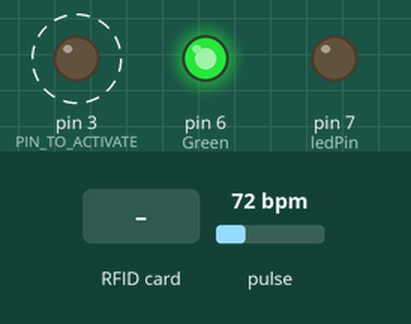
The sketch below on a simulated Arduino Uno, built with avr-gcc and run on an emulated ATmega328P. Parts: output pins drawn as LEDs (lit = HIGH). Dashed ring = blinking. The test bench sets the inputs (shaded band); at power-on: pulse 72 bpm. Pins used as bus, display or sensor lines are not drawn; what the sketch prints to the serial monitor is not drawn.

Above: at 1.2 s.
1.3 s: pulse set to 88 bpm
4.3 s: pulse set to 91 bpm
At 5.4 s:
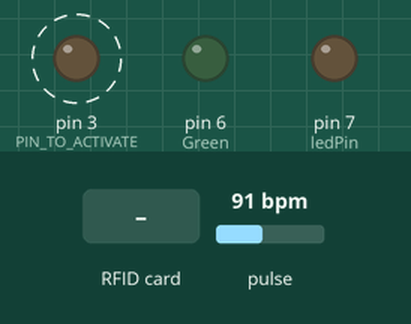
7.3 s: RFID card 5E 7A 19 C4 held to the reader
At 8.0 s:
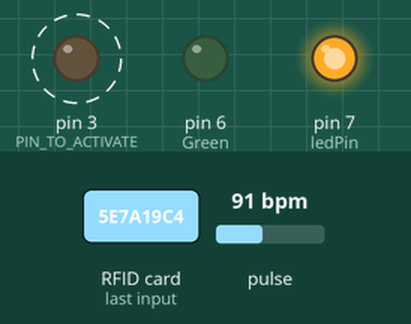
10.3 s: pulse set to 70 bpm
At 11.2 s:
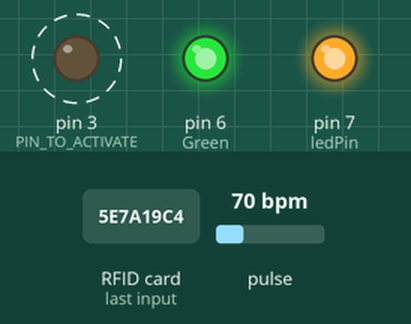
13.3 s: pulse set to 53 bpm
At 15.2 s:
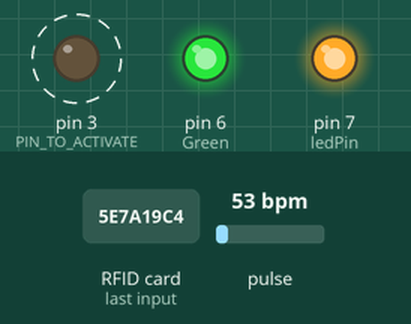
15.8 s: pulse set to 49 bpm
At 17.6 s:
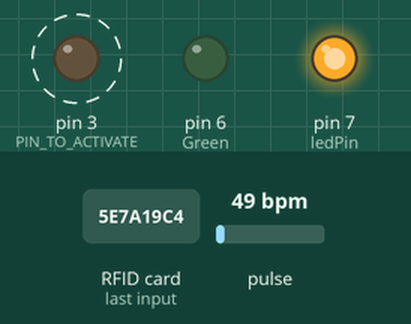
Timing chart, 0 to 19.8 s (numbered marks = the images above; inputs shaded):
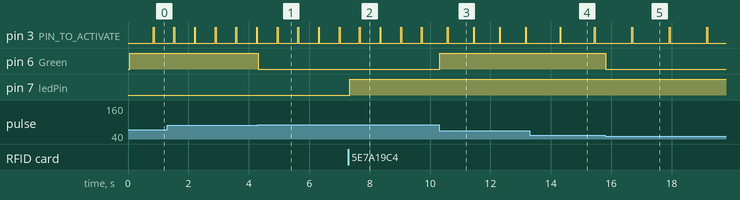

Measured:
- the behaviour switches between 89 and 90 bpm on pulse (found by bisection; images 0 and 1)
- the behaviour switches between 51 and 50 bpm on pulse (found by bisection; images 4 and 5)
- after the input at 4.3 s, pin 6 (Green): HIGH → LOW at once
- after the input at 7.3 s, pin 7 (ledPin): LOW → HIGH at once
- after the input at 10.3 s, pin 3 (PIN_TO_ACTIVATE): alternates HIGH for 0.03 s and LOW for 0.84 s, starting after 0.28 s; pin 6 (Green): LOW → HIGH at once
- after the input at 13.3 s, pin 3 (PIN_TO_ACTIVATE): alternates HIGH for 0.03 s and LOW for 1.1 s, starting after 1.0 s
- after the input at 15.8 s, pin 6 (Green): HIGH → LOW at once
- by itself, pin 3 (PIN_TO_ACTIVATE): alternates HIGH for 0.03 s and LOW for 0.66 s

The sketch:

Messen_beschreiben.ino
```cpp
/******************************************
        PURPOSE:	Learn to use the MF522-AN RFID card reader
	Created by      Rudy Schlaf for www.makecourse.com
	DATE:		2/2014
*******************************************/

/*
 * This sketch uses the MFRC522 Library to use ARDUINO RFID MODULE KIT 13.56 MHZ WITH TAGS SPI W AND R BY COOQROBOT.
 * The library file MFRC522.h has a wealth of useful info. Please read it.
 * The functions are documented in MFRC522.cpp.
 *
 * Based on code Dr.Leong   ( WWW.B2CQSHOP.COM )
 * Created by Miguel Balboa (circuitito.com), Jan, 2012.
 * Rewritten by Søren Thing Andersen (access.thing.dk), fall of 2013 (Translation to English, refactored, comments, anti collision, cascade levels.)
 *
 * This library has been released into the public domain.
*/


#include <SPI.h>//include the SPI bus library
#include <MFRC522.h>//include the RFID reader library

#define USE_ARDUINO_INTERRUPTS true    // Set-up low-level interrupts for most acurate BPM math.
#include <PulseSensorPlayground.h>     // Includes the PulseSensorPlayground Library.
#define PIN_TO_ACTIVATE 3

#define SS_PIN 10  //slave select pin
#define RST_PIN 5  //reset pin
MFRC522 mfrc522(SS_PIN, RST_PIN);        // instatiate a MFRC522 reader object.
MFRC522::MIFARE_Key key;//create a MIFARE_Key struct named 'key', which will hold the card information

const int ledPin = 7;
const int PulseWire = 0;       // PulseSensor PURPLE WIRE connected to ANALOG PIN 0
const int LED = LED_BUILTIN;          // The on-board Arduino LED, close to PIN 13.
int Threshold = 550;           // Determine which Signal to "count as a beat" and which to ignore.
                               // Use the "Gettting Started Project" to fine-tune Threshold Value beyond default setting.
                               // Otherwise leave the default "550" value.

PulseSensorPlayground pulseSensor;  // Creates an instance of the PulseSensorPlayground object called "pulseSensor"

const int Red = 5;
const int Green = 6;


void setup() {
        Serial.begin(9600);        // Initialize serial communications with the PC
        SPI.begin();               // Init SPI bus
        mfrc522.PCD_Init();        // Init MFRC522 card (in case you wonder what PCD means: proximity coupling device)
        //Serial.println("Scan a MIFARE Classic card");

        // Prepare the security key for the read and write functions - all six key bytes are set to 0xFF at chip delivery from the factory.
        // Since the cards in the kit are new and the keys were never defined, they are 0xFF
        // if we had a card that was programmed by someone else, we would need to know the key to be able to access it. This key would then need to be stored in 'key' instead.

        for (byte i = 0; i < 6; i++) {
                key.keyByte[i] = 0xFF;//keyByte is defined in the "MIFARE_Key" 'struct' definition in the .h file of the library
          pinMode(ledPin, OUTPUT);
        }


  // Configure the PulseSensor object, by assigning our variables to it.
  pulseSensor.analogInput(PulseWire);
  pulseSensor.blinkOnPulse(LED);       //auto-magically blink Arduino's LED with heartbeat.
  pulseSensor.setThreshold(Threshold);

  pinMode(PIN_TO_ACTIVATE, OUTPUT);


pinMode(Green, OUTPUT);
pinMode(Red, OUTPUT);

  // Double-check the "pulseSensor" object was created and "began" seeing a signal.
   if (pulseSensor.begin()) {
    Serial.println("We created a pulseSensor Object !");  //This prints one time at Arduino power-up,  or on Arduino reset.
  }

}

int block=2;//this is the block number we will write into and then read. Do not write into 'sector trailer' block, since this can make the block unusable.

byte blockcontent[16] = {"BPM: hier myBPM"};//an array with 16 bytes to be written into one of the 64 card blocks is defined!!!!!!!!!!!!!!!!!!!!!!!!!!!!!!!!!!!!!!!!!!!!!!!!!!!!!!!!!!!!!!!!!
//byte blockcontent[16] = {0,0,0,0,0,0,0,0,0,0,0,0,0,0,0,0};//all zeros. This can be used to delete a block.
byte readbackblock[18];//This array is used for reading out a block. The MIFARE_Read method requires a buffer that is at least 18 bytes to hold the 16 bytes of a block.


void loop()
{
 int myBPM = pulseSensor.getBeatsPerMinute();  // Calls function on our pulseSensor object that returns BPM as an "int".
  //byte blockcontent[16] = {myBPM};

  if (pulseSensor.sawStartOfBeat()) {            // Constantly test to see if "a beat happened".
                                                // "myBPM" hold this BPM value now.
  //Serial.print("BPM: ");                        // Print phrase "BPM: "
  //Serial.println(myBPM);                        // Print the value inside of myBPM.

    digitalWrite(PIN_TO_ACTIVATE, HIGH);  // Pin aktivieren (HIGH = 5V)
  } else
  {
    digitalWrite(PIN_TO_ACTIVATE, LOW);  // Pin aktivieren (HIGH = 5V)
  }

    //delay(20);                    // considered best practice in a simple sketch.


  if (myBPM >= 90 || myBPM <= 50) {
  digitalWrite(Red, HIGH);
  digitalWrite(Green, LOW);
  //delay(20);
  } else {
    digitalWrite(Green, HIGH);
    digitalWrite(Red, LOW);
    //delay(20);
  }

        /*****************************************establishing contact with a tag/card**********************************************************************/

  	// Look for new cards (in case you wonder what PICC means: proximity integrated circuit card)
	if ( ! mfrc522.PICC_IsNewCardPresent()) {//if PICC_IsNewCardPresent returns 1, a new card has been found and we continue
		return;//if it did not find a new card is returns a '0' and we return to the start of the loop
	}

	// Select one of the cards
	if ( ! mfrc522.PICC_ReadCardSerial()) {//if PICC_ReadCardSerial returns 1, the "uid" struct (see MFRC522.h lines 238-45)) contains the ID of the read card.
		return;//if it returns a '0' something went wrong and we return to the start of the loop
	}

        // Among other things, the PICC_ReadCardSerial() method reads the UID and the SAK (Select acknowledge) into the mfrc522.uid struct, which is also instantiated
        // during this process.
        // The UID is needed during the authentication process
        	//The Uid struct:
	        //typedef struct {
		//byte		size;			// Number of bytes in the UID. 4, 7 or 10.
		//byte		uidByte[10];            //the user ID in 10 bytes.
		//byte		sak;			// The SAK (Select acknowledge) byte returned from the PICC after successful selection.
	        //} Uid;

         //Serial.println("card selected");

         /*****************************************writing and reading a block on the card**********************************************************************/

         writeBlock(block, blockcontent);//the blockcontent array is written into the card block
         //mfrc522.PICC_DumpToSerial(&(mfrc522.uid));

         //The 'PICC_DumpToSerial' method 'dumps' the entire MIFARE data block into the serial monitor. Very useful while programming a sketch with the RFID reader...
         //Notes:
         //(1) MIFARE cards conceal key A in all trailer blocks, and shows 0x00 instead of 0xFF. This is a secutiry feature. Key B appears to be public by default.
         //(2) The card needs to be on the reader for the entire duration of the dump. If it is removed prematurely, the dump interrupts and an error message will appear.
         //(3) The dump takes longer than the time alloted for interaction per pairing between reader and card, i.e. the readBlock function below will produce a timeout if
         //    the dump is used.

	 //mfrc522.PICC_DumpToSerial(&(mfrc522.uid));//uncomment this if you want to see the entire 1k memory with the block written into it.

         readBlock(block, readbackblock);//read the block back
         //Serial.print("read block: ");
         for (int j=0 ; j<16 ; j++)//print the block contents
         {
           Serial.write (readbackblock[j]);//Serial.write() transmits the ASCII numbers as human readable characters to serial monitor
         }
         Serial.println("");
         digitalWrite(ledPin, HIGH);
         //delay(1000);
         //digitalWrite(ledPin, LOW);


}

int writeBlock(int blockNumber, byte arrayAddress[])
{
  //this makes sure that we only write into data blocks. Every 4th block is a trailer block for the access/security info.
  int largestModulo4Number=blockNumber/4*4;
  int trailerBlock=largestModulo4Number+3;//determine trailer block for the sector
  if (blockNumber > 2 && (blockNumber+1)%4 == 0){Serial.print(blockNumber);Serial.println(" is a trailer block:");return 2;}//block number is a trailer block (modulo 4); quit and send error code 2
  //Serial.print(blockNumber);
  //Serial.println(" is a data block:");

  /*****************************************authentication of the desired block for access***********************************************************/
  byte status = mfrc522.PCD_Authenticate(MFRC522::PICC_CMD_MF_AUTH_KEY_A, trailerBlock, &key, &(mfrc522.uid));
  //byte PCD_Authenticate(byte command, byte blockAddr, MIFARE_Key *key, Uid *uid);
  //this method is used to authenticate a certain block for writing or reading
  //command: See enumerations above -> PICC_CMD_MF_AUTH_KEY_A	= 0x60 (=1100000),		// this command performs authentication with Key A
  //blockAddr is the number of the block from 0 to 15.
  //MIFARE_Key *key is a pointer to the MIFARE_Key struct defined above, this struct needs to be defined for each block. New cards have all A/B= FF FF FF FF FF FF
  //Uid *uid is a pointer to the UID struct that contains the user ID of the card.
  if (status != MFRC522::STATUS_OK) {
         Serial.print("PCD_Authenticate() failed: ");
         Serial.println(mfrc522.GetStatusCodeName(status));
         return 3;//return "3" as error message
  }
  //it appears the authentication needs to be made before every block read/write within a specific sector.
  //If a different sector is being authenticated access to the previous one is lost.


  /*****************************************writing the block***********************************************************/

  status = mfrc522.MIFARE_Write(blockNumber, arrayAddress, 16);//valueBlockA is the block number, MIFARE_Write(block number (0-15), byte array containing 16 values, number of bytes in block (=16))

  //status = mfrc522.MIFARE_Write(9, value1Block, 16);
  if (status != MFRC522::STATUS_OK) {
           Serial.print("MIFARE_Write() failed: ");
           Serial.println(mfrc522.GetStatusCodeName(status));
           return 4;//return "4" as error message
  }
  //Serial.println("block was written");
}


int readBlock(int blockNumber, byte arrayAddress[])
{
  int largestModulo4Number=blockNumber/4*4;
  int trailerBlock=largestModulo4Number+3;//determine trailer block for the sector

  /*****************************************authentication of the desired block for access***********************************************************/
  byte status = mfrc522.PCD_Authenticate(MFRC522::PICC_CMD_MF_AUTH_KEY_A, trailerBlock, &key, &(mfrc522.uid));
  //byte PCD_Authenticate(byte command, byte blockAddr, MIFARE_Key *key, Uid *uid);
  //this method is used to authenticate a certain block for writing or reading
  //command: See enumerations above -> PICC_CMD_MF_AUTH_KEY_A	= 0x60 (=1100000),		// this command performs authentication with Key A
  //blockAddr is the number of the block from 0 to 15.
  //MIFARE_Key *key is a pointer to the MIFARE_Key struct defined above, this struct needs to be defined for each block. New cards have all A/B= FF FF FF FF FF FF
  //Uid *uid is a pointer to the UID struct that contains the user ID of the card.
  if (status != MFRC522::STATUS_OK) {
         Serial.print("PCD_Authenticate() failed (read): ");
         Serial.println(mfrc522.GetStatusCodeName(status));
         return 3;//return "3" as error message
  }
  //it appears the authentication needs to be made before every block read/write within a specific sector.
  //If a different sector is being authenticated access to the previous one is lost.


  /*****************************************reading a block***********************************************************/

  byte buffersize = 18;//we need to define a variable with the read buffer size, since the MIFARE_Read method below needs a pointer to the variable that contains the size...
  status = mfrc522.MIFARE_Read(blockNumber, arrayAddress, &buffersize);//&buffersize is a pointer to the buffersize variable; MIFARE_Read requires a pointer instead of just a number
  if (status != MFRC522::STATUS_OK) {
          Serial.print("MIFARE_read() failed: ");
          Serial.println(mfrc522.GetStatusCodeName(status));
          return 4;//return "4" as error message
  }
  //Serial.println("block was read");

}
```
